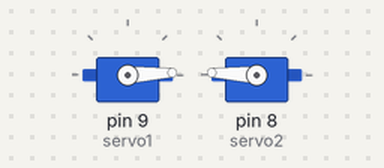
The sketch below on a simulated Arduino Uno, built with avr-gcc and run on an emulated ATmega328P. Shown: 2 × servo.

Above: at 0.05 s.
At 1.35 s:
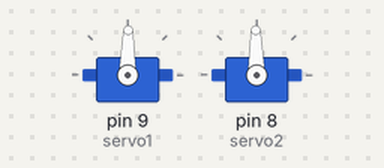
At 2.65 s:
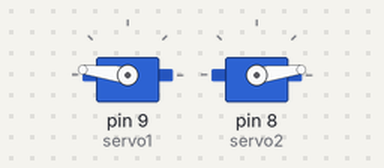
At 5.25 s:
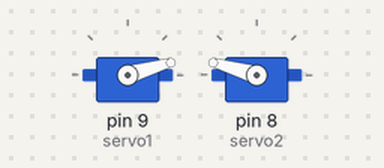
Timing chart, 0 to 7.1 s (numbered marks = the images above):
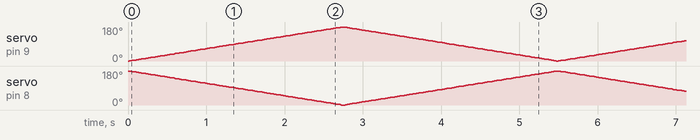

The sketch:

Reverse_Motion_Servo_Pairing.ino
```cpp
#include <Servo.h>

Servo servo1;
Servo servo2;

int pos;

void setup() {
  servo1.attach(9, 500, 2500);
  servo2.attach(8, 500, 2500);
}

void loop() {
  for (pos = 0; pos <= 180; pos++) {
    servo1.write(pos);
    servo2.write(180 - pos);  // Opposite direction if mounted face-to-face
    delay(15);
  }

  for (pos = 180; pos >= 0; pos--) {
    servo1.write(pos);
    servo2.write(180 - pos);
    delay(15);
  }
}
```
